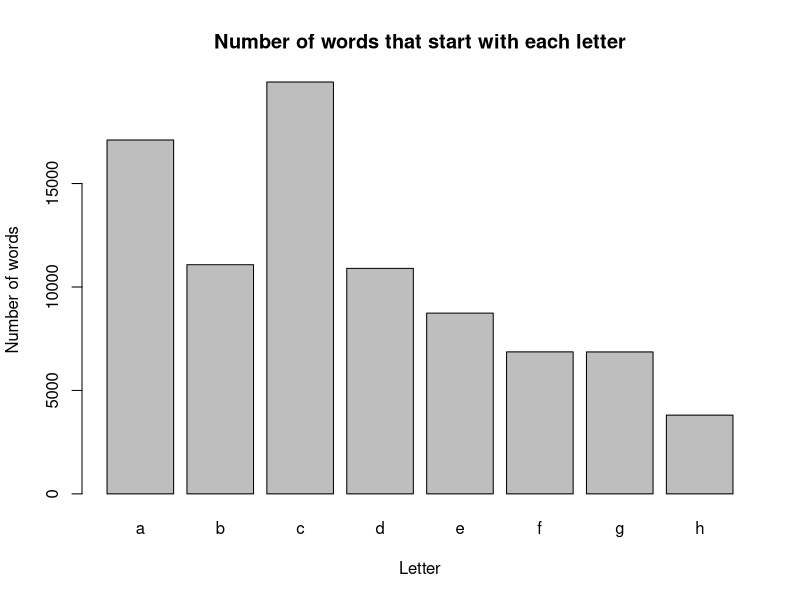

Recreate this plot in R.
library(ggplot2)
library(tidyverse)
words <- readLines("words.txt") #read in .txt file
first <- substr(words, 1, 1) #extract first letter of each word
lowfirst <- tolower(first) #convert letters to lower case
firstlettertable <- table(lowfirst) #create frequency table of first letters
write.table(firstlettertable, "firstletter.tsv",
						sep = "\t", row.names = FALSE, quote = FALSE) #output table to .tsv
png(filename = "barplot.png", width = 1500, height = 500)
barplot(firstlettertable, main = "Number of words that start with each letter",
				xlab= "Letter",
				ylab= "Number of words")

				